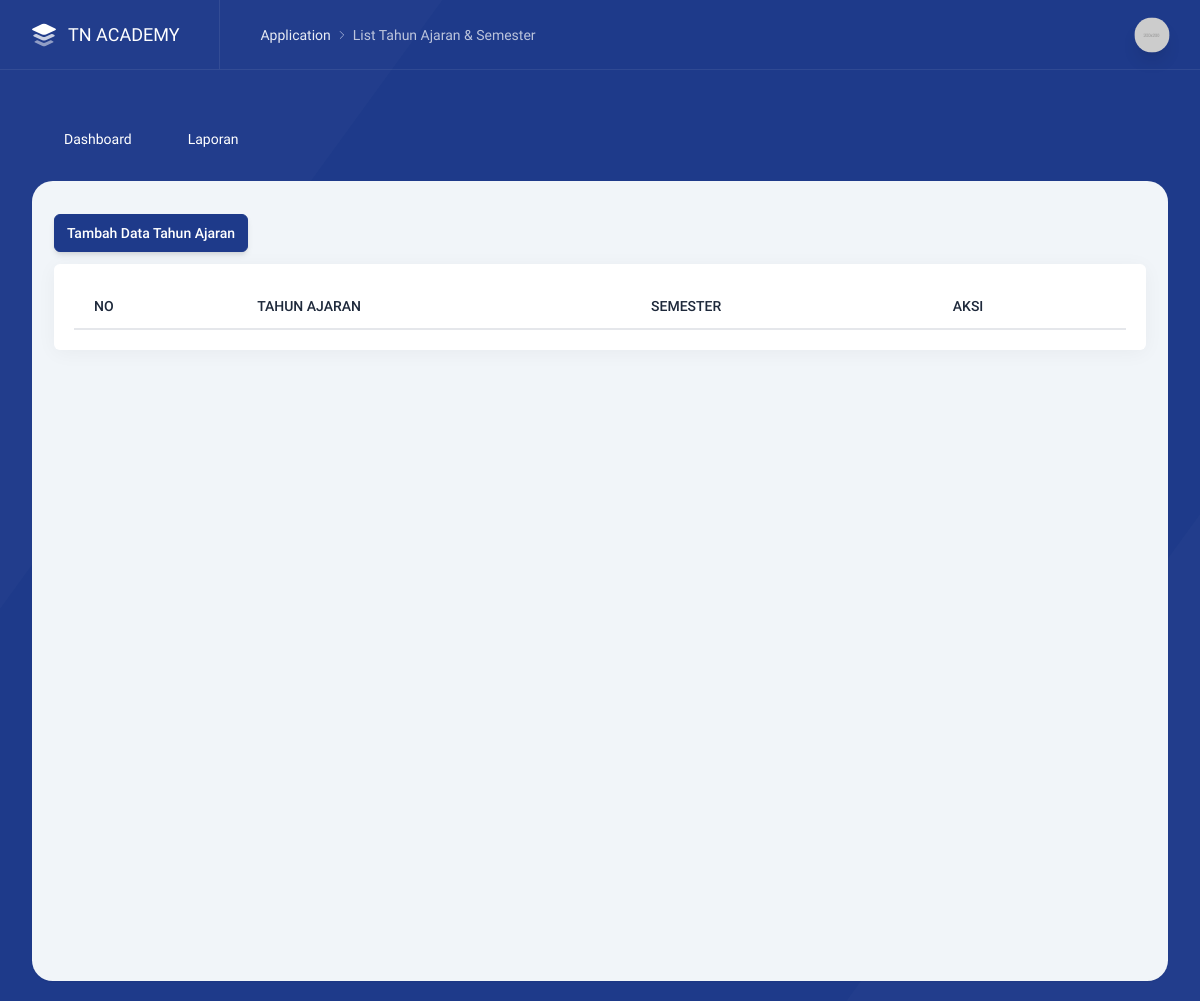
Page /index.php/admin/tahun_ajaran on the earlier database version.
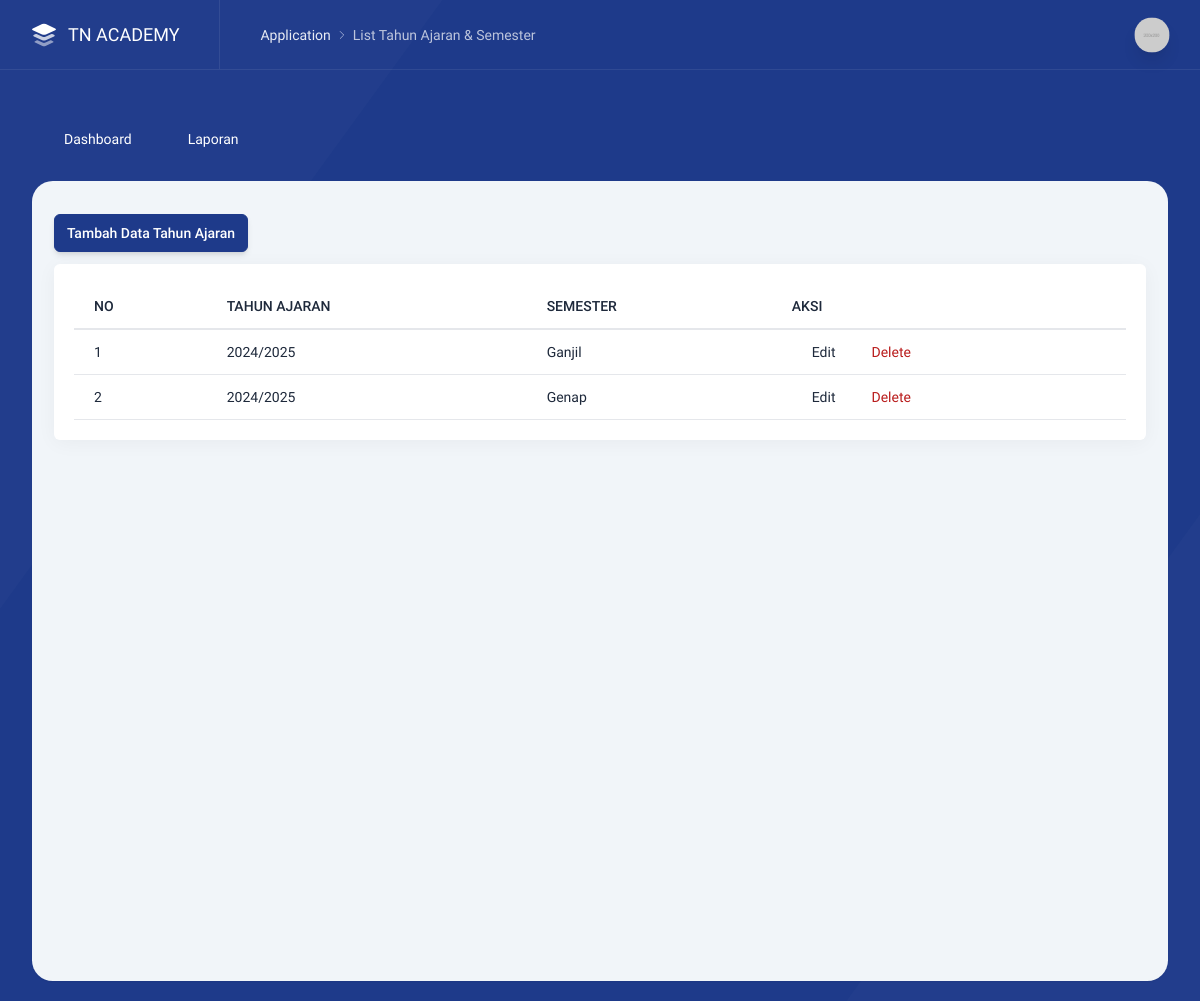
Same page on the later database version.
### tables this page shows
CREATE TABLE `tahun_ajaran` (
  `id_ta` int NOT NULL,
  `tahun` varchar(9) NOT NULL,
  `semester` enum('Ganjil','Genap') NOT NULL
);

### application/libraries/template.php (called while the page is built, shortened)
<?php
class Template{
    var $template_data = array();
    function set($name, $value){
        $this->template_data[$name] = $value;
    }
    function load($template = '', $view = '' , $view_data = array(), $return = FALSE){
        $this->CI =& get_instance();
        $this->set('contents', $this->CI->load->view($view, $view_data, TRUE));
        return $this->CI->load->view($template, $this->template_data, $return);
    }
}

### application/controllers/admin/Tahun_ajaran.php (called while the page is built, shortened)
<?php
class Tahun_ajaran extends MY_Controller {
    public function index()
    {
        $data = array(
            'tahun_ajaran'  => $this->Tahun_ajaran_model->get_all(),
            'title'      => 'List Tahun Ajaran & Semester',
        );
        $this->template->load('template','master/tahun_ajaran',$data);
    }
}

### index.php (called while the page is built, shortened)
<?php
require_once BASEPATH.'core/CodeIgniter.php';

### application/models/Tahun_ajaran_model.php (called while the page is built, shortened)
<?php
class Tahun_ajaran_model extends CI_Model {
	public function get_all(){
		$this->db->from('tahun_ajaran');
		$this->db->order_by('tahun','ASC');
		return $this->db->get()->result_array();
	}
}

### application/views/master/tahun_ajaran.php (the view, shortened to what this page needs)
<div class="text-left">
    <a href="javascript:;" data-tw-toggle="modal" data-tw-target="#tambahTA" class="btn btn-primary shadow-md">
        Tambah Data Tahun Ajaran
    </a>
</div>
<div class="intro-y box mt-3">
    <div class="p-5">
        <div class="preview">
            <div class="overflow-x-auto">
                <table id="example1" class="table table-auto display datatable w-full">
                    <thead class="bg-gray-100">
                        <tr>
                            <th class="border-b-2">NO</th>
                            <th class="border-b-2">TAHUN AJARAN</th>
                            <th class="border-b-2">SEMESTER</th>
                            <th class="border-b-2">AKSI</th>
                        </tr>
                    </thead>
                    <tbody>
                        <?php $no=1; foreach ($tahun_ajaran as $ta) { ?>
                        <tr>
                            <td class="border-b"><?= $no ?></td>
                            <td class="border-b"><?= $ta['tahun'] ?></td>
                            <td class="border-b"><?= $ta['semester'] ?></td>
                            <td class="border-b">
                                <div class="flex space-x-3">
                                    <a class="flex text-blue-500 mr-4" href="javascript:;"
                                       data-tw-toggle="modal" data-tw-target="#edit<?= $ta['id_ta'] ?>">
                                        <i data-lucide="edit" class="w-4 h-4 mr-1"></i> Edit
                                    </a>
                                    <a class="flex text-danger delete-btn" href="javascript:;"
                                       onclick="confirmDelete('<?= site_url('admin/tahun_ajaran/delete/'.$ta['id_ta']) ?>')">
                                        <i data-lucide="trash-2" class="w-4 h-4 mr-1"></i> Delete
                                    </a>
                                </div>
                            </td>
                        </tr>
                        <?php $no++; } ?>
                    </tbody>
                </table>
            </div>
        </div>
    </div>
</div>

Differences in the rows shown:
added tahun_ajaran: tahun "2024/2025", semester "Ganjil"
added tahun_ajaran: tahun "2024/2025", semester "Genap"
